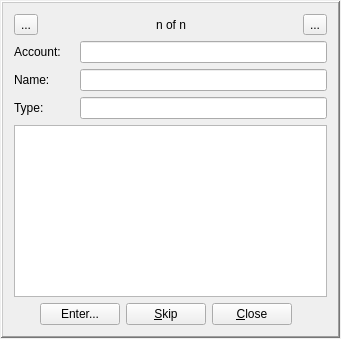
<?xml version="1.0" encoding="UTF-8"?>
<ui version="4.0">
 <class>KMyMoneyBriefSchedule</class>
 <widget class="QWidget" name="KMyMoneyBriefSchedule">
  <property name="geometry">
   <rect>
    <x>0</x>
    <y>0</y>
    <width>341</width>
    <height>339</height>
   </rect>
  </property>
  <property name="windowTitle">
   <string>Schedules</string>
  </property>
  <layout class="QVBoxLayout">
   <property name="spacing">
    <number>6</number>
   </property>
   <property name="leftMargin">
    <number>1</number>
   </property>
   <property name="topMargin">
    <number>1</number>
   </property>
   <property name="rightMargin">
    <number>1</number>
   </property>
   <property name="bottomMargin">
    <number>1</number>
   </property>
   <item>
    <widget class="QFrame" name="frame3">
     <property name="frameShape">
      <enum>QFrame::WinPanel</enum>
     </property>
     <property name="frameShadow">
      <enum>QFrame::Raised</enum>
     </property>
     <property name="lineWidth">
      <number>2</number>
     </property>
     <property name="midLineWidth">
      <number>100</number>
     </property>
     <layout class="QVBoxLayout">
      <property name="spacing">
       <number>6</number>
      </property>
      <property name="leftMargin">
       <number>11</number>
      </property>
      <property name="topMargin">
       <number>11</number>
      </property>
      <property name="rightMargin">
       <number>11</number>
      </property>
      <property name="bottomMargin">
       <number>11</number>
      </property>
      <item>
       <layout class="QHBoxLayout">
        <property name="spacing">
         <number>6</number>
        </property>
        <property name="leftMargin">
         <number>0</number>
        </property>
        <property name="topMargin">
         <number>0</number>
        </property>
        <property name="rightMargin">
         <number>0</number>
        </property>
        <property name="bottomMargin">
         <number>0</number>
        </property>
        <item>
         <widget class="QToolButton" name="m_prevButton">
          <property name="text">
           <string>...</string>
          </property>
         </widget>
        </item>
        <item>
         <spacer name="spacer1">
          <property name="orientation">
           <enum>Qt::Horizontal</enum>
          </property>
          <property name="sizeType">
           <enum>QSizePolicy::Expanding</enum>
          </property>
          <property name="sizeHint" stdset="0">
           <size>
            <width>40</width>
            <height>0</height>
           </size>
          </property>
         </spacer>
        </item>
        <item>
         <widget class="QLabel" name="m_indexLabel">
          <property name="text">
           <string>n of n</string>
          </property>
          <property name="wordWrap">
           <bool>false</bool>
          </property>
         </widget>
        </item>
        <item>
         <spacer name="spacer2">
          <property name="orientation">
           <enum>Qt::Horizontal</enum>
          </property>
          <property name="sizeType">
           <enum>QSizePolicy::Expanding</enum>
          </property>
          <property name="sizeHint" stdset="0">
           <size>
            <width>70</width>
            <height>0</height>
           </size>
          </property>
         </spacer>
        </item>
        <item>
         <widget class="QToolButton" name="m_nextButton">
          <property name="text">
           <string>...</string>
          </property>
         </widget>
        </item>
       </layout>
      </item>
      <item>
       <layout class="QGridLayout">
        <item row="1" column="0">
         <widget class="QLabel" name="textLabel1">
          <property name="minimumSize">
           <size>
            <width>60</width>
            <height>0</height>
           </size>
          </property>
          <property name="maximumSize">
           <size>
            <width>60</width>
            <height>32767</height>
           </size>
          </property>
          <property name="text">
           <string comment="@label name of the schedule">Name:</string>
          </property>
          <property name="wordWrap">
           <bool>false</bool>
          </property>
         </widget>
        </item>
        <item row="2" column="0">
         <widget class="QLabel" name="textLabel2">
          <property name="minimumSize">
           <size>
            <width>60</width>
            <height>0</height>
           </size>
          </property>
          <property name="maximumSize">
           <size>
            <width>60</width>
            <height>32767</height>
           </size>
          </property>
          <property name="text">
           <string>Type:</string>
          </property>
          <property name="wordWrap">
           <bool>false</bool>
          </property>
         </widget>
        </item>
        <item row="1" column="1">
         <widget class="KLineEdit" name="m_name">
          <property name="enabled">
           <bool>true</bool>
          </property>
          <property name="readOnly">
           <bool>true</bool>
          </property>
         </widget>
        </item>
        <item row="0" column="1">
         <widget class="KLineEdit" name="m_account">
          <property name="enabled">
           <bool>true</bool>
          </property>
          <property name="readOnly">
           <bool>true</bool>
          </property>
         </widget>
        </item>
        <item row="2" column="1">
         <widget class="KLineEdit" name="m_type">
          <property name="enabled">
           <bool>true</bool>
          </property>
          <property name="readOnly">
           <bool>true</bool>
          </property>
         </widget>
        </item>
        <item row="0" column="0">
         <widget class="QLabel" name="textLabel1_2">
          <property name="sizePolicy">
           <sizepolicy hsizetype="Fixed" vsizetype="Preferred">
            <horstretch>0</horstretch>
            <verstretch>0</verstretch>
           </sizepolicy>
          </property>
          <property name="minimumSize">
           <size>
            <width>60</width>
            <height>0</height>
           </size>
          </property>
          <property name="text">
           <string>Account:</string>
          </property>
          <property name="wordWrap">
           <bool>false</bool>
          </property>
         </widget>
        </item>
       </layout>
      </item>
      <item>
       <widget class="KTextEdit" name="m_details">
        <property name="enabled">
         <bool>true</bool>
        </property>
        <property name="readOnly">
         <bool>true</bool>
        </property>
        <property name="text" stdset="0">
         <string>1</string>
        </property>
       </widget>
      </item>
      <item>
       <layout class="QHBoxLayout">
        <property name="spacing">
         <number>6</number>
        </property>
        <property name="leftMargin">
         <number>0</number>
        </property>
        <property name="topMargin">
         <number>0</number>
        </property>
        <property name="rightMargin">
         <number>0</number>
        </property>
        <property name="bottomMargin">
         <number>0</number>
        </property>
        <item>
         <spacer name="Spacer3">
          <property name="orientation">
           <enum>Qt::Horizontal</enum>
          </property>
          <property name="sizeType">
           <enum>QSizePolicy::Expanding</enum>
          </property>
          <property name="sizeHint" stdset="0">
           <size>
            <width>35</width>
            <height>0</height>
           </size>
          </property>
         </spacer>
        </item>
        <item>
         <layout class="QHBoxLayout">
          <property name="spacing">
           <number>6</number>
          </property>
          <property name="leftMargin">
           <number>0</number>
          </property>
          <property name="topMargin">
           <number>0</number>
          </property>
          <property name="rightMargin">
           <number>0</number>
          </property>
          <property name="bottomMargin">
           <number>0</number>
          </property>
          <item>
           <widget class="QPushButton" name="m_buttonEnter">
            <property name="toolTip">
             <string>Record this transaction into the register</string>
            </property>
            <property name="whatsThis">
             <string>Use this button to record this transaction</string>
            </property>
            <property name="text">
             <string>Enter...</string>
            </property>
           </widget>
          </item>
          <item>
           <widget class="QPushButton" name="m_skipButton">
            <property name="toolTip">
             <string>Skip this transaction</string>
            </property>
            <property name="whatsThis">
             <string>Use this button to skip this transaction</string>
            </property>
            <property name="text">
             <string>&amp;Skip</string>
            </property>
           </widget>
          </item>
          <item>
           <widget class="QPushButton" name="m_closeButton">
            <property name="text">
             <string>&amp;Close</string>
            </property>
            <property name="stdItem" stdset="0">
             <number>13</number>
            </property>
           </widget>
          </item>
         </layout>
        </item>
        <item>
         <spacer name="Spacer4">
          <property name="orientation">
           <enum>Qt::Horizontal</enum>
          </property>
          <property name="sizeType">
           <enum>QSizePolicy::Expanding</enum>
          </property>
          <property name="sizeHint" stdset="0">
           <size>
            <width>43</width>
            <height>0</height>
           </size>
          </property>
         </spacer>
        </item>
       </layout>
      </item>
     </layout>
    </widget>
   </item>
  </layout>
 </widget>
 <layoutdefault spacing="6" margin="11"/>
 <customwidgets>
  <customwidget>
   <class>KTextEdit</class>
   <extends>QTextEdit</extends>
   <header>ktextedit.h</header>
  </customwidget>
  <customwidget>
   <class>KLineEdit</class>
   <extends>QLineEdit</extends>
   <header>klineedit.h</header>
  </customwidget>
 </customwidgets>
 <resources/>
 <connections/>
</ui>
